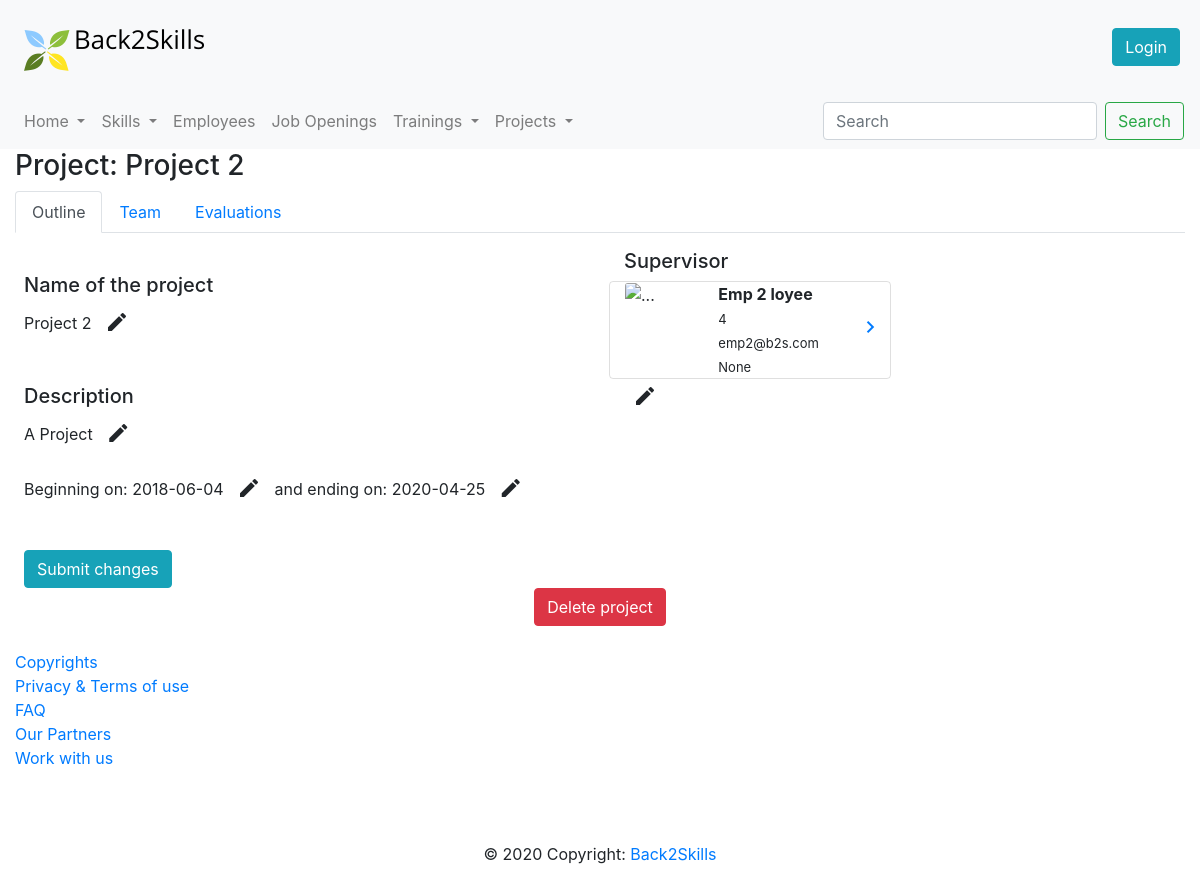
Before: /project/2 with the older database file.
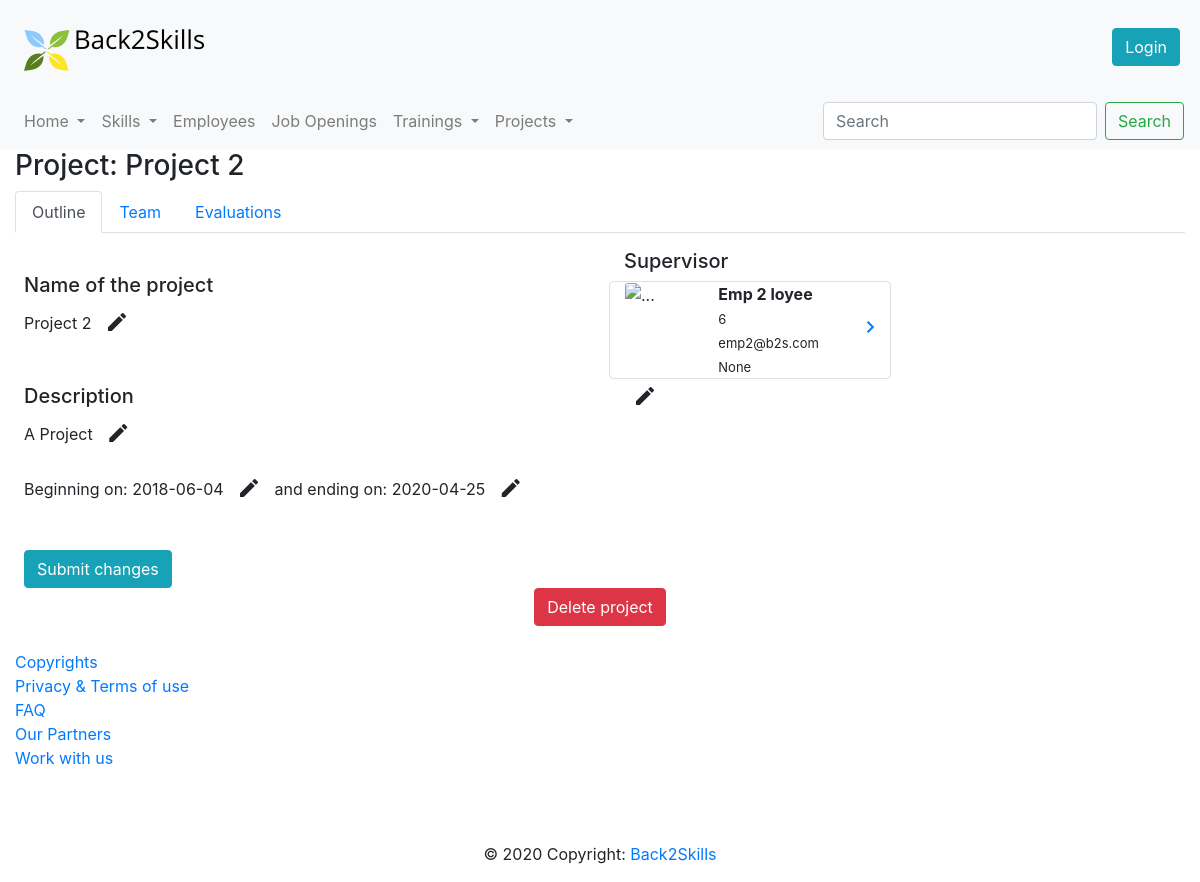
After: the same page with the newer database file.
### database.py (models this page shows)
class Employee(db.Model):
    __tablename__ = 'employee'
    id = db.Column(db.Integer, primary_key=True)
    photo = db.Column(db.String(100), nullable=False, default='')
    cv = db.Column(db.String) #eventually we can put a link to the Curriculum Vitae file
    name = db.Column(db.String)
    surname = db.Column(db.String)
    email = db.Column(db.String)
    telephone = db.Column(db.String)
    date_of_birth = db.Column(db.Date)
    date_of_assumption = db.Column(db.Date)
    living_place = db.Column(db.String)
    driving_licence = db.Column(db.Boolean) #I would say we only specify whether he/she has it or not, so true or false
    role = db.Column(db.Integer, db.ForeignKey('role.id'))
    skill = db.relationship("Skill", secondary="employee_skill")
    training = db.relationship("Training", secondary="employee_training")
    project_role = db.relationship("Project_Role")
    state_in_company = db.Column(db.String)
    education_level = db.Column(db.String)
    language_certificate = db.Column(db.String)

### app.py (the view, shortened to what this page needs)
@app.route('/project/<int:id>', methods=['GET', 'POST'])
def project(id):
    prj = get_project_by_id(id)
    supervisor = None
    if prj.supervisor:
        supervisor = get_employee_by_id(prj.supervisor)
    all_emps = get_employees()
    closable = dt.today().date() > prj.ending_date
    emp_roles = get_employees_in_project_with_roles(id)
    free_roles = get_free_roles_in_project(id)
    free_employees = get_available_employees_in_period(prj.starting_date, prj.ending_date)
    empty_roles_best_employees = []
    for fr in free_roles:
        se, ue, ne = get_suitable_emp_for_role(fr.id, free_employees)
        erbe =[fr,se,ue,ne]
        empty_roles_best_employees.append(tuple(erbe))
    employee_evaluations = get_employees_with_evaluation(id)
    other_roles = get_not_used_roles_in_proj(id)
    return render_template('project.html', project=prj, employees_roles=emp_roles,\
                           free_roles_and_employees=empty_roles_best_employees,\
                           employee_evaluations=employee_evaluations, available_employees=free_employees,\
                           other_roles=other_roles, closable=closable, supervisor=supervisor, employees=all_emps)

### database.py (called while the page is built)
def get_employees():
    employees=Employee.query.all()
    employees.sort(key=lambda x: x.name)
    return employees

def get_employee_by_id(emp_id):
    return Employee.query.filter(Employee.id==emp_id).first()

def get_project_by_id(prj_id):
    return Project.query.filter(Project.id==prj_id).first()

def get_employees_in_project(prj_id):
    links=Project_Role.query.filter(Project_Role.prj_id == prj_id).all()
    emp_ids=[]
    for l in links:
        if l.emp_id:
            emp_ids.append(l.emp_id)
    employees = Employee.query.filter(Employee.id.in_(emp_ids)).all()
    return employees

def get_roles_in_projects_by_id(role_id):
    return Role_in_project.query.filter(Role_in_project.id == role_id).first()

def get_employees_in_project_with_roles(prj_id):
    emps = get_employees_in_project(prj_id)
    tortn = []
    for emp in emps:
        link = Project_Role.query.filter(Project_Role.prj_id==prj_id, Project_Role.emp_id==emp.id).first()
        role = get_roles_in_projects_by_id(link.role_id)
        tortn.append(tuple([emp,role]))
    return tortn

### templates/project.html (shortened to what the changed rows need)
{% extends 'layout.html' %}
{% block pageContent %}
    <div class="tab-content" id="nav-tabContent">
      <div class="tab-pane fade show active" id="nav-project" role="tabpanel" aria-labelledby="nav-project-tab">
      <form action="/project/{{ project.id }}" method="POST">
          <div class="row">
          <div class="col-sm-6 col-lg-3" style="padding: 1.5rem; padding-top: 1rem; padding-bottom: 0rem">
              {% if supervisor %}
                <div class="row" style="border: 1px solid; border-color: rgba(0, 0, 0, 0.125); border-radius: 0.25rem;">
                    <div class="col-4 nopadding">
                        <img src="static/images/user.png" class="card-img-top" style="width: 100px; " alt="...">
                    </div>
                    <div class="col-6">
                        <div>
                            <a class="card-title"><b>{{ supervisor.name }} {{ supervisor.surname }}</b></a>
                        </div>
                        <div>
                            <a style="font-size: 13px;" class="card-title">{{ supervisor.role}}</a>
                        </div>
                        <div>
                            <a style="font-size: 13px;" class="card-title">{{ supervisor.email }}</a>
                        </div>
                        <div>
                            <a style="font-size: 13px;" class="card-title"> {{ supervisor.telephone }}</a>
                        </div>
                    </div>
                    <div class="col-2 align-self-center">
                        <a href="{{ url_for('employee', id=supervisor.id) }}">
                            <i class="material-icons">keyboard_arrow_right</i>
                        </a>
                    </div>
                </div>
              {% endif %}
          </div>
        </div>
      </form>
      </div>
    </div>
{% endblock %}

Changed rows visible on the page:
changed Employee "Emp 2": role "4" → "6"
